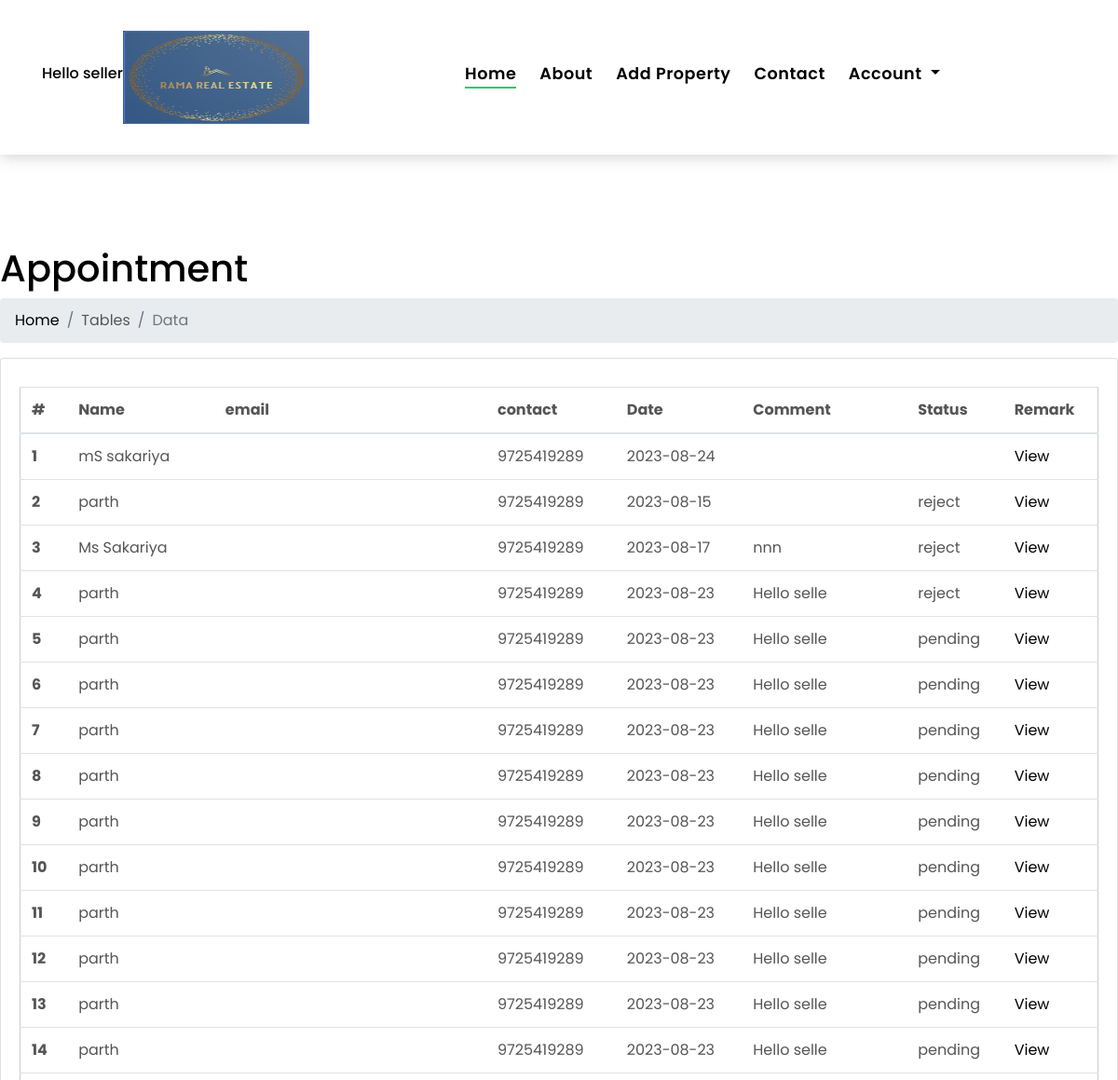
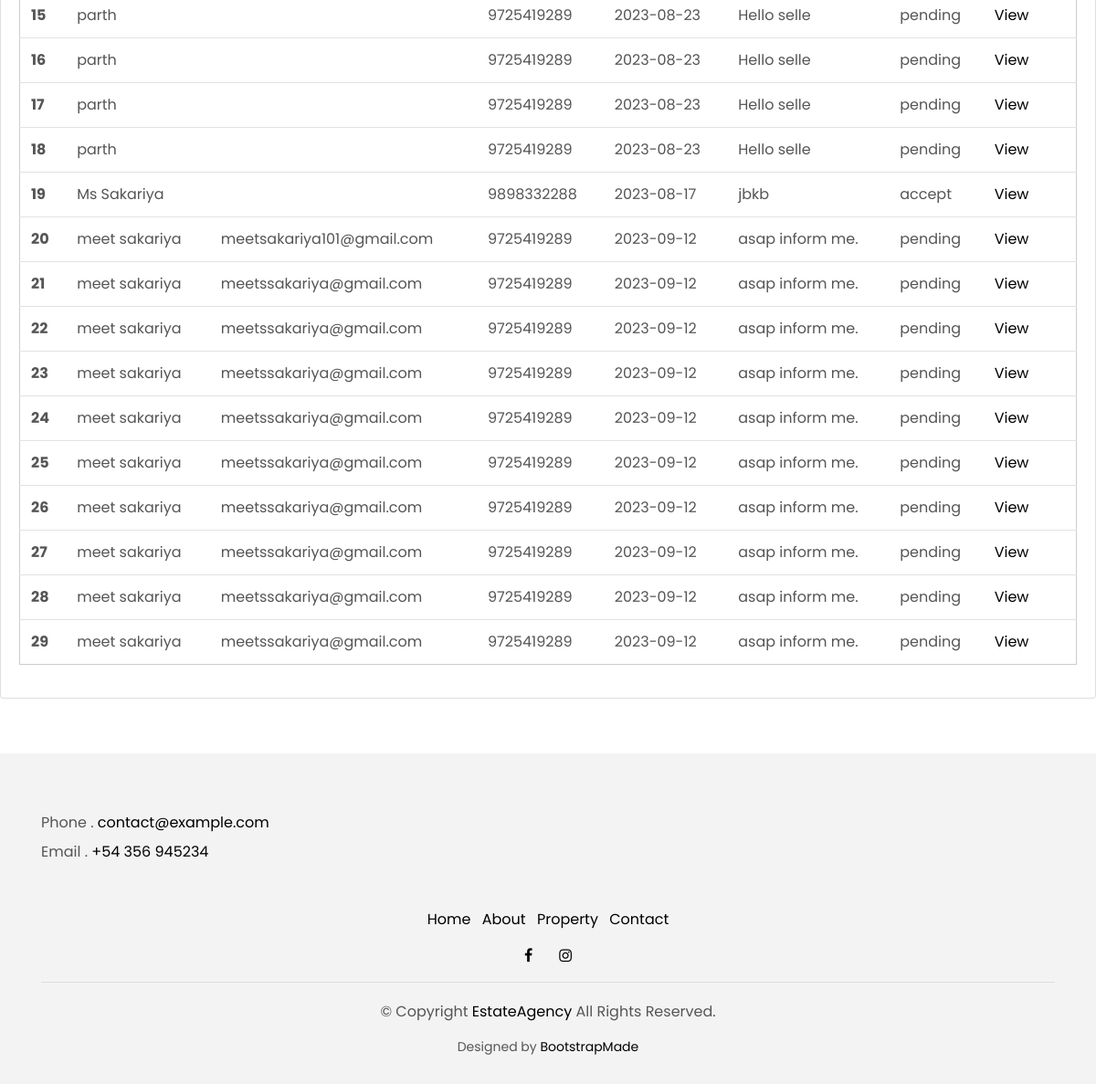
Page /appointment.php (signed in) on the committed database (2 pictures, top to bottom).
### tables this page shows
CREATE TABLE `appointment` (
  `id` int(5) NOT NULL,
  `appointment_no` int(7) NOT NULL,
  `name` varchar(25) NOT NULL,
  `email` varchar(50) NOT NULL,
  `sid` int(5) NOT NULL,
  `bid` int(2) NOT NULL,
  `pid` int(4) NOT NULL,
  `status` varchar(10) NOT NULL,
  `date` date NOT NULL,
  `contact` bigint(15) NOT NULL,
  `comment` varchar(255) NOT NULL,
  `remark` varchar(255) NOT NULL
);

### appointment.php (the view, shortened to what this page needs)
<?php
include("header.php");
?>
<br><br><br><br><br><br><br>
<main id="main" class="main">
<div class="pagetitle">
  <h1>Appointment</h1>
  <nav>
    <ol class="breadcrumb">
      <li class="breadcrumb-item"><a href="index.html">Home</a></li>
      <li class="breadcrumb-item">Tables</li>
      <li class="breadcrumb-item active">Data</li>
    </ol>
  </nav>
</div>
<section class="section">
  <div class="row">
    <div class="col-lg-12">
      <div class="card">
        <div class="card-body">
          <table class="table datatable">
            <thead>
              <tr>
              <th scope="col">#</th>
                <th scope="col">Name</th>
                <th scope="col">email</th>
                <th scope="col">contact</th>
                <th scope="col">Date</th>
                <th scope="col">Comment</th>
                <th scope="col">Status</th>
                <?php
                if($_SESSION['usertype']=="seller")
                {
                  echo'<th scope="col">Remark</th>';
                }
                 ?>
              </tr>
            </thead>
            <tbody>
                <?php
                $uid=$_SESSION['uid'];
                if($_SESSION['usertype']=="seller")
                {
                  $query="SELECT * from appointment where sid='$uid' ";
                }
                else
                {
                  $query="SELECT * from appointment where bid='$uid' ";
                }
                $result=mysqli_query($con,$query);
                $i=0;
                while ($rows = mysqli_fetch_assoc($result))
                {
                 echo' <tr>
                  <th scope="row">'.++$i.'</th>
                  <td>'.$rows["name"].'</td>
                  <td>'.$rows["email"].'</td>
                  <td>'.$rows["contact"].'</td>
                  <td>'.$rows["date"].'</td>
                  <td>'.$rows["comment"].'</td>';
                if($_SESSION['usertype']=="buyer")
                  {
                      echo' <td>'.$rows["status"].'</td>';
                  }
                  else
                  {
                    echo' <td>'.$rows['status'].'</td>
                    <td><a href="viewappointment.php ? a_no='.$rows["appointment_no"].'">View</a></td>';
                     }
                echo '</tr>';
                }
                ?>
            </tbody>
          </table>
        </div>
      </div>
    </div>
  </div>
</section>
</main>
    <?php
include("footer.php");
?>

### css/style.css (style rules this page uses)
body { font-family: 'Poppins', sans-serif; color: #555555; }
h1, h2, h3, h4, h5, h6 { color: #000000; }
a { color: #000000; transition: all .5s ease; }

### header.php (style rules this page uses)
td { padding: 20px; }
input, select , table,textarea { width: 300px; padding: 10px; margin: 10px 0; border: 1px solid #ccc; border-radius: 5px; font-size: 16px; background-color: #f9f9f9; transition: border-color 0.3s, background-color 0.3s; }

### rows in the picture
appointment: name "mS sakariya", contact "9725419289", date "2023-08-24"
appointment: name "parth", contact "9725419289", date "2023-08-15", status "reject"
appointment: name "Ms Sakariya", contact "9725419289", date "2023-08-17", comment "nnn", status "reject"
appointment: name "parth", contact "9725419289", date "2023-08-23", comment "Hello selle", status "reject"
appointment: name "parth", contact "9725419289", date "2023-08-23", comment "Hello selle", status "pending"
appointment: name "parth", contact "9725419289", date "2023-08-23", comment "Hello selle", status "pending"
appointment: name "parth", contact "9725419289", date "2023-08-23", comment "Hello selle", status "pending"
appointment: name "parth", contact "9725419289", date "2023-08-23", comment "Hello selle", status "pending"
appointment: name "parth", contact "9725419289", date "2023-08-23", comment "Hello selle", status "pending"
appointment: name "parth", contact "9725419289", date "2023-08-23", comment "Hello selle", status "pending"
appointment: name "parth", contact "9725419289", date "2023-08-23", comment "Hello selle", status "pending"
appointment: name "parth", contact "9725419289", date "2023-08-23", comment "Hello selle", status "pending"
appointment: name "parth", contact "9725419289", date "2023-08-23", comment "Hello selle", status "pending"
appointment: name "parth", contact "9725419289", date "2023-08-23", comment "Hello selle", status "pending"
appointment: name "parth", contact "9725419289", date "2023-08-23", comment "Hello selle", status "pending"
appointment: name "parth", contact "9725419289", date "2023-08-23", comment "Hello selle", status "pending"
appointment: name "parth", contact "9725419289", date "2023-08-23", comment "Hello selle", status "pending"
appointment: name "parth", contact "9725419289", date "2023-08-23", comment "Hello selle", status "pending"
appointment: name "Ms Sakariya", contact "9898332288", date "2023-08-17", comment "jbkb", status "accept"
appointment: name "meet sakariya", email "meetsakariya101@gmail.com", contact "9725419289", date "2023-09-12", comment "asap inform me.", status "pending"
appointment: name "meet sakariya", email "meetssakariya@gmail.com", contact "9725419289", date "2023-09-12", comment "asap inform me.", status "pending"
appointment: name "meet sakariya", email "meetssakariya@gmail.com", contact "9725419289", date "2023-09-12", comment "asap inform me.", status "pending"
appointment: name "meet sakariya", email "meetssakariya@gmail.com", contact "9725419289", date "2023-09-12", comment "asap inform me.", status "pending"
appointment: name "meet sakariya", email "meetssakariya@gmail.com", contact "9725419289", date "2023-09-12", comment "asap inform me.", status "pending"
appointment: name "meet sakariya", email "meetssakariya@gmail.com", contact "9725419289", date "2023-09-12", comment "asap inform me.", status "pending"
appointment: name "meet sakariya", email "meetssakariya@gmail.com", contact "9725419289", date "2023-09-12", comment "asap inform me.", status "pending"
appointment: name "meet sakariya", email "meetssakariya@gmail.com", contact "9725419289", date "2023-09-12", comment "asap inform me.", status "pending"
appointment: name "meet sakariya", email "meetssakariya@gmail.com", contact "9725419289", date "2023-09-12", comment "asap inform me.", status "pending"
appointment: name "meet sakariya", email "meetssakariya@gmail.com", contact "9725419289", date "2023-09-12", comment "asap inform me.", status "pending"

### other values in the picture
$_SESSION['user'] "seller"
